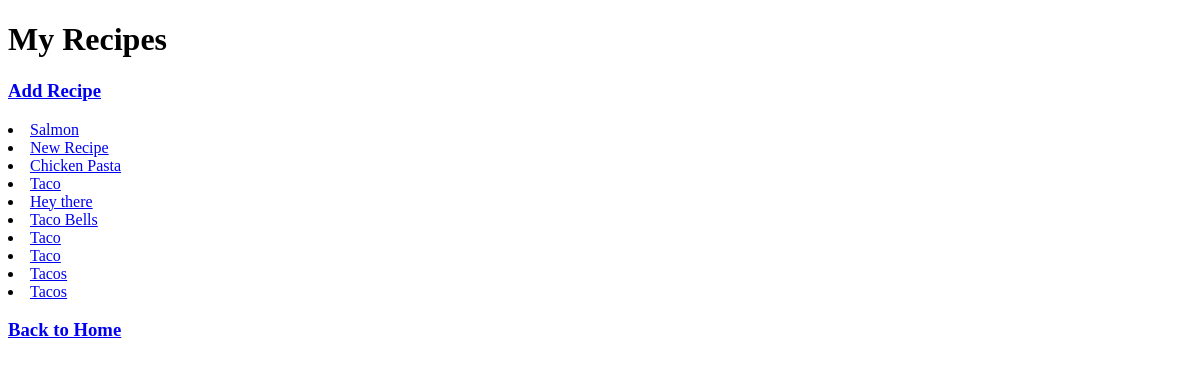
/pantry/recipes/ (signed in), run on an earlier commit of the app's database.
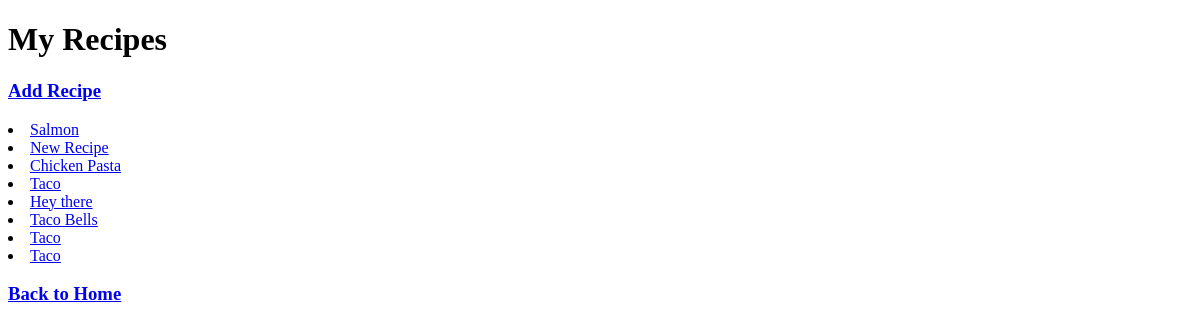
And on a later commit of the database.
### recipes/models.py (models this page shows, shortened)
class Recipe(models.Model):
    user = models.ForeignKey(settings.AUTH_USER_MODEL, on_delete=models.CASCADE)
    name = models.CharField(max_length=220)
    description = models.TextField(blank=True, null=True)
    directions = models.TextField(blank=True, null=True)
    timestamp = models.DateTimeField(auto_now_add=True)
    updated = models.DateTimeField(auto_now=True)
    active = models.BooleanField(default=True)
    objects = RecipeManager()
    def get_absolute_url(self):
        return reverse('recipes:detail', kwargs={'id':self.id})

### recipes/views.py (the view)
# urls.py: path('', recipe_list_view, name='list'),
@login_required
def recipe_list_view(request):
    qs = Recipe.objects.filter(user=request.user)
    context = {
        'object_list':qs
    }
    return render(request, 'recipes/list.html', context=context)

### recipes/models.py (called while the page is built)
    def get_queryset(self):
        return RecipeQuerySet(self.model, using=self._db)

### Templates/Recipes/list.html (shortened to what this page needs)
{% extends 'Base.html' %}
{% block title %}
<h1>My Recipes</h1>
<h3><a href='{% url "recipes:create" %}'>Add Recipe</a></h3>
{% endblock title %}
{% block content %}
<p>{% for x in object_list %}
<li><a href='{{ x.get_absolute_url }}'>{{ x.name }}</a></li>
{% endfor %}
</p>
<h3><a href='../../'>Back to Home</a></h3>
{% endblock content %}

### Templates/Base.html (shortened to what this page needs)
<!DOCTYPE html>
<html>
    <head>
        {% block title %}
        {% endblock title %}
    </head>
    <body>
        {% block content %}
        {% endblock content %}
    </body>
</html>

What changed in the data, as far as the page shows it:
removed Recipe: name "Tacos"
removed Recipe: name "Tacos"
